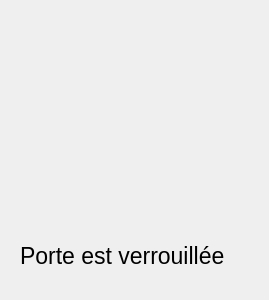
<?xml version="1.0" encoding="UTF-8"?>
<ui version="4.0">
 <class>Porte</class>
 <widget class="QWidget" name="Porte">
  <property name="geometry">
   <rect>
    <x>0</x>
    <y>0</y>
    <width>269</width>
    <height>300</height>
   </rect>
  </property>
  <property name="windowTitle">
   <string>Form</string>
  </property>
  <widget class="QLabel" name="labelEtat">
   <property name="geometry">
    <rect>
     <x>20</x>
     <y>220</y>
     <width>331</width>
     <height>71</height>
    </rect>
   </property>
   <property name="font">
    <font>
     <pointsize>17</pointsize>
    </font>
   </property>
   <property name="text">
    <string>Porte est verrouillée</string>
   </property>
  </widget>
  <widget class="QLabel" name="labelImage">
   <property name="geometry">
    <rect>
     <x>70</x>
     <y>50</y>
     <width>111</width>
     <height>161</height>
    </rect>
   </property>
   <property name="text">
    <string/>
   </property>
   <property name="pixmap">
    <pixmap resource="Images.qrc">:/img/porte_fermee.png</pixmap>
   </property>
  </widget>
 </widget>
 <resources>
  <include location="Images.qrc"/>
 </resources>
 <connections/>
</ui>
